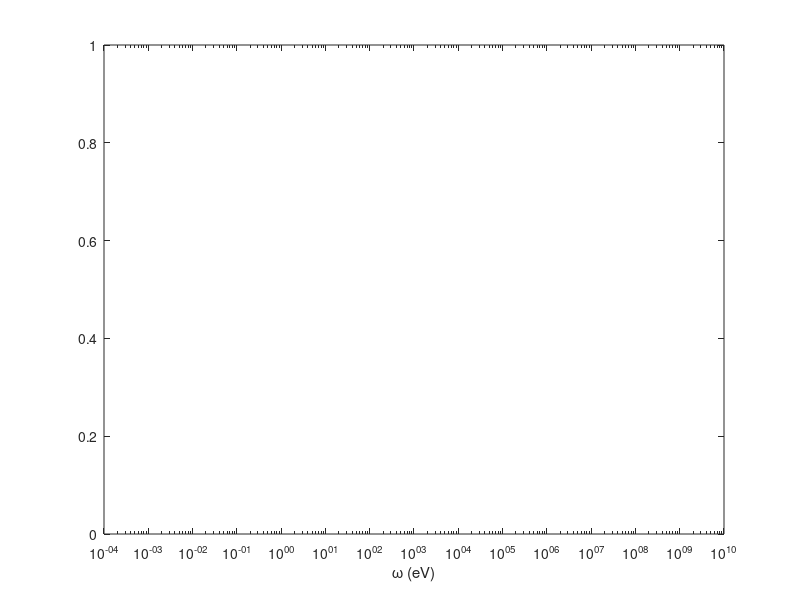

Write the MATLAB code that produced this figure. (Note: this script raises an error after producing the figure.)
%-------------------------------------------------------------------------
% This script reads in the spectrum data file, 
% and plots the data.
%-------------------------------------------------------------------------

clear

omegamax=1e7;    % specify max freq


nopointstheta=300;

omega_axis=[0:omegamax/500:omegamax];
theta_xz_axis=[-pi:2*pi/(nopointstheta-1):pi];



xtoSI=0.197; % conversion factor to microns
ttoSI=0.658; % conversion factor to femtosceonds


disp(':---------------------------------')
disp('Plot emission spectrum from file  ')
disp(':---------------------------------')

disp('max frequency is (MeV): ')
disp(omegamax/1e6)

time=cputime;

% load particle input file
particle_input_data=fopen('particle_input.csv','r');

line1 = fgets(particle_input_data); % headerline
line2 = fgets(particle_input_data); % inputswitch
line3 = fgets(particle_input_data); % no. runs

input_switch=line2(17:19);

no_runs=str2double(line3);

particle_input = textscan(particle_input_data, '%s %s %f %f %f %f %f %f %f %s %s' ,'Delimiter',',');

writeflag=particle_input{11};

written_counter=0;



nophotons_total=0;
htotal_omega=0;
htotal_theta_xz=0;

omegatotal=0.0000001;
theta_xz_total=0.00000001;

% read in spectrum file for each run and add the data to the plot windows
for j=1:no_runs
    if (strcmp(input_switch,'off') == 1)
        i=j;
    elseif (strcmp(deblank(input_switch),'on') == 1)
        i=1;
    else
        disp('Error in 2nd line of particle_input.csv')
        return
    end
    
    nophotons_run=0;
    
    % check what data has been written for the current run
    if ((strcmp(writeflag(i),'s') == 1) ||(strcmp(writeflag(i),'st') == 1)||(strcmp(writeflag(i),'cst') == 1))
        written_counter=written_counter+1;
        
        % generate name of spectrum file
        filename1='spectrum';
        filename2= sprintf('%05d',j);
        filename3='.dat';
        
        target_file=strcat(filename1,filename2,filename3);
        
        % check if file is empty.  If so skip (otherwise stats routines
        % will cause code to abort).
        filedata = dir(target_file);
        if filedata.bytes == 0
            % empty file
        else
            % open the file and read it
        
            spec_data=fopen(target_file,'r');

            clear x0 timestep H_eff omega_c omega energyEmitted averagePower_x_timestep

            spec=textscan(spec_data, '%f %f %f %f %f %f %f %f %f');

            x0=transpose(spec{1});
            timestep=transpose(spec{2});
            H_eff=transpose(spec{3});
            omega_c=transpose(spec{4});
            omega=transpose(spec{5});
            energyEmitted=transpose(spec{6});
            averagePower_x_timestep=transpose(spec{7});
            theta_xz=(spec{8});
            theta_yx=(spec{9}); 

            sizeomega=size(omega);
            nophotons_run=sizeomega(2);
            nophotons_total=nophotons_total+nophotons_run;

            % Convert units
            x0=x0*ttoSI;



            % calculate histogram data for this run (normalised per run)
            hrun_omega=histc(omega,omega_axis)/nophotons_run;
            hrun_theta_xz=histc(theta_xz,theta_xz_axis)/nophotons_run;
            
            % If file onel contains one line of data, vector needs to be
            % transposed.
            if nophotons_run==1
                hrun_theta_xz=transpose(hrun_theta_xz);
            end

            % running total spectra
            htotal_omega=htotal_omega+hrun_omega;
            htotal_theta_xz=htotal_theta_xz+hrun_theta_xz;
            
            if j==1
                omegatotal=[omega];               %THESE MAY HAVE BEEN CORRUPTED.  PUT A '1' HERE, BUT NEED TO CHECK...
                theta_xz_total=[transpose(theta_xz)];
            else
                omegatotal=[omegatotal,omega];
                theta_xz_total=[theta_xz_total,transpose(theta_xz)];
            end

            % Plot the energy/angular spectrum for this run
    %         figure
    %         hold on    
    %         plot(omega_axis/1e6,hrun_omega/nophotons_run)
    %         xlabel('omega (MeV)')
    %         ylabel('Rate')
    %         
    %         figure
    %         hold on
    %         plot(theta_xz_axis*180/pi,hrun_theta_xz/nophotons_run)
    %         xlabel('\theta_{xz}')
    %         ylabel('Rate')      


            clear spec;
            fclose(spec_data);
        
        end;

    end   
    

    
end 

% normalise total spectra
htotal_omega=htotal_omega/no_runs;
htotal_theta_xz=htotal_theta_xz/no_runs; 




%%%%%%%%%%%%%%%%%%%%%%%%%%%%%%%
%for ii=1:220;
    %logomegabins(ii)=10^(ii/16-4); %eV
%end
nologbins=440;
for ii=1:nologbins;
    logomegabins(ii)=10^(ii/32-4); %eV
end
logomegavec=histc((omegatotal),logomegabins);
figure
semilogx(logomegabins,logomegavec/nophotons_total)
xlabel('\omega (eV)')

for i=1:(nophotons_total)
    if theta_xz_total(i) < 0
        theta_xz_total_shifted(i)=2*pi+theta_xz_total(i);
    else
        theta_xz_total_shifted(i)=theta_xz_total(i);
    end
end
theta_shifted=histc(theta_xz_total_shifted,theta_xz_axis+pi);
figure
plot(theta_xz_axis*180/pi+180,theta_shifted)
xlabel('\theta_{xz}')
ylabel('(Total) Rate')

%%%%%%%%%%%%%%%%%%%%%%%%%%%%%%%
 % new log binning test
 
 theta_xz_axis_shifted=theta_xz_axis+pi;
 
 logspec2d=zeros(nologbins,nopointstheta);

 testvecomega=zeros(1,nologbins);
 testvectheta=zeros(1,nopointstheta);
 
 for pp=1:nophotons_total 
     
     currentomega=omegatotal(pp);
     
     olddifference=1e99;
     for ii=1:nologbins;
        difference=abs(currentomega-logomegabins(ii));
        if (difference < olddifference)
            olddifference=difference;
        else
            omegaindex=ii-1;
            break
   
        end
     
     end % ii
     testvecomega(omegaindex)=testvecomega(omegaindex)+1;
     
     
     currenttheta=theta_xz_total_shifted(pp);
     
     olddifference=1e99;
     thetaindex=1;
     for ii=1:nopointstheta;
        difference=abs(currenttheta-theta_xz_axis_shifted(ii));
        if (difference < olddifference)
            olddifference=difference;
        else
            thetaindex=ii-1;
            break
   
        end
     
     end % ii
     
     testvectheta(thetaindex)=testvectheta(thetaindex)+1;
     
     logspec2d(omegaindex,thetaindex)=logspec2d(omegaindex,thetaindex)+1;
     
     
 end % pp


figure
semilogx(logomegabins,testvecomega/nophotons_total)
xlabel('\omega (eV)')
ylabel('Rate')


figure
plot(theta_xz_axis_shifted*180/pi,testvectheta/nophotons_total)
xlabel('\theta (deg) shifted')
ylabel('Rate')

figure
imagesc(log10(logomegabins),theta_xz_axis_shifted*180/pi,transpose(logspec2d)/nophotons_total)
axis xy
xlabel('log (\omega) (eV)')
ylabel('\theta (deg) shifted')



figure

subplot(3,3,[1 2 4 5])
imagesc(log10(logomegabins),theta_xz_axis_shifted*180/pi,transpose(logspec2d)/nophotons_total)
axis xy
xlabel('log (\omega) (eV)')
ylabel('\theta (deg) shifted')

subplot(3,3,[7 8])
semilogx(logomegabins,testvecomega/nophotons_total)
xlabel('\omega (eV)')
ylabel('Rate')

subplot(3,3,[3 6])
plot(testvectheta/nophotons_total,theta_xz_axis_shifted*180/pi)
xlabel('Rate')
ylabel('\theta (deg) shifted')

figure

subplot(3,3,[4 5])
imagesc(log10(logomegabins),theta_xz_axis_shifted*180/pi,transpose(logspec2d)/nophotons_total)
axis xy
xlabel('log (\omega) (eV)')
ylabel('\theta (deg) shifted')

subplot(3,3,[7 8])
semilogx(logomegabins,testvecomega/nophotons_total)
xlabel('\omega (eV)')
ylabel('Rate')

subplot(3,3,[3 6])
plot(testvectheta/nophotons_total,theta_xz_axis_shifted*180/pi)
xlabel('Rate')
ylabel('\theta (deg) shifted')




%%%%%%%%%%%%%%%%%%%%%%%%%%%%%%%

% plot total spectra
figure   
plot(omega_axis,htotal_omega)
hold on 
xlabel('omega (eV)')
ylabel('(Total) Rate')

figure
hold on
plot(theta_xz_axis*180/pi,htotal_theta_xz)
xlabel('\theta_{xz}')
ylabel('(Total) Rate')  






% spectra3D=[transpose(omegatotal/1.55),transpose(theta_xz_total*180/pi)];
% 
% figure
% hist3(spectra3D,[120 120])
% xlabel('\omega/\omega_0')
% ylabel('\theta_{xz} (degrees)')
% zlabel('No. Photons')
% set(get(gca,'child'),'FaceColor','interp','CDataMode','auto');

fclose('all');

disp('Elapsed time')
time=cputime-time;
disp(time)



 
 